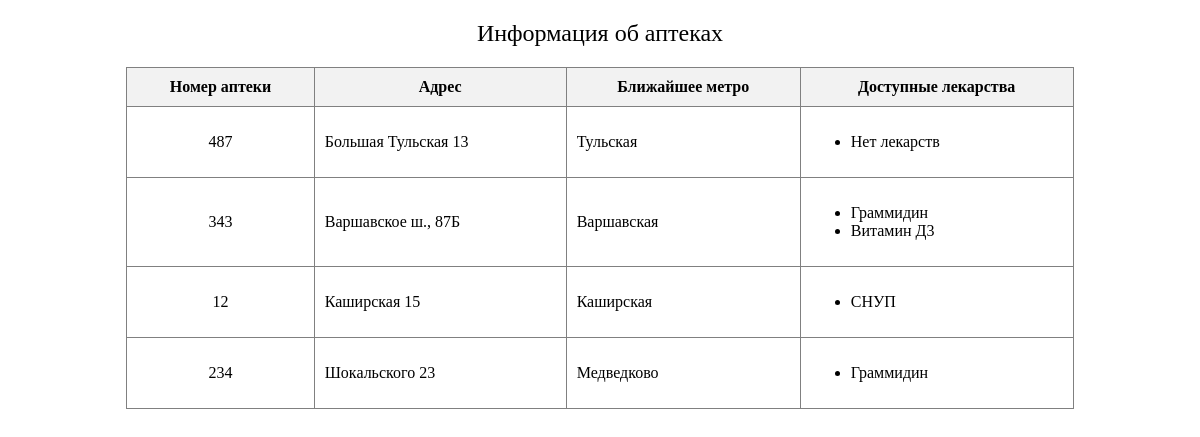
Before: /pharmacy with the older database file.
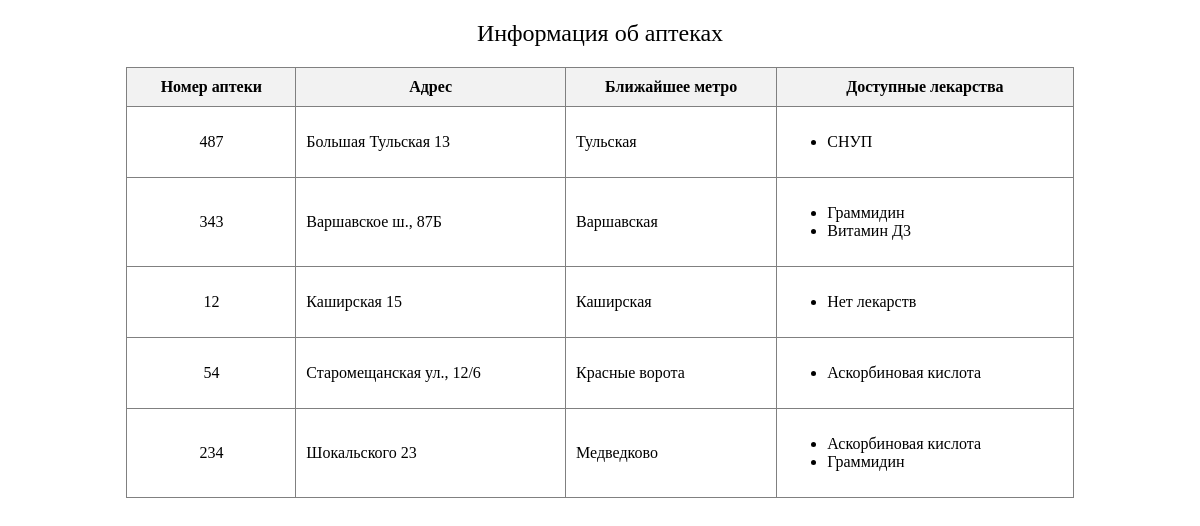
After: the same page with the newer database file.
### stockinfo/models.py (models this page shows, shortened)
class Pharmacy(models.Model):
    address = models.CharField(max_length=255, verbose_name='Адрес аптеки')
    number = models.IntegerField(verbose_name='Номер аптеки')
    metro_station = models.CharField(max_length=255, verbose_name='Ближайшее метро')
    class Meta:
        verbose_name_plural = 'Аптеки'
        verbose_name = 'Аптека'
        ordering = ['address']

class Medicine(models.Model):
    name = models.CharField(max_length=255, verbose_name='Название лекарства')
    dosage = models.CharField(max_length=255, verbose_name='Дозировка')
    quantity = models.IntegerField(verbose_name='Количество')
    manufacturer = models.CharField(max_length=255, verbose_name='Производитель')
    prescription_required = models.CharField(max_length=255, verbose_name='Условия отпуска')
    category = models.CharField(max_length=255, verbose_name='Категория')
    price = models.FloatField(null=True, blank=True, verbose_name='Цена')
    class Meta:
        verbose_name_plural = 'Лекарства'
        verbose_name = 'Лекарство'
        ordering = ['name']

### stockinfo/views.py (the view)
# urls.py: path('pharmacy', views.pharmacies1),
def pharmacies1(request):
    pharmacies_list = Pharmacy.objects.all()
    for pharmacy in pharmacies_list:
        pharmacy_medicines = Stock.objects.filter(pharmacy=pharmacy).select_related('medicine')
        pharmacy.medicines = [stock.medicine.name for stock in pharmacy_medicines]
    return render(request, "stockinfo/pharmacy2.html", {
        'var_ph': pharmacies_list,
    })

### stockinfo/templates/stockinfo/pharmacy2.html (shortened to what this page needs)
<!DOCTYPE html>
<html lang="ru">
<head>
</head>
<body>
    <div align="center" style="font-size: 24px; margin: 20px 5px">Информация об аптеках</div>
    <table align="center" border="1" cellpadding="10" cellspacing="0" style="border-collapse: collapse; width: 80%;">
        <thead>
            <tr>
                <th style="background-color: #f2f2f2;">Номер аптеки</th>
                <th style="background-color: #f2f2f2;">Адрес</th>
                <th style="background-color: #f2f2f2;">Ближайшее метро</th>
                <th style="background-color: #f2f2f2;">Доступные лекарства</th>
            </tr>
        </thead>
        <tbody>
            {% for pharmacy in var_ph %}
                <tr>
                    <td align="center">{{ pharmacy.number }}</td>
                    <td>{{ pharmacy.address }}</td>
                    <td>{{ pharmacy.metro_station }}</td>
                    <td>
                        <ul>
                            {% for medicine in pharmacy.medicines %}
                                <li>{{ medicine }}</li>
                            {% empty %}
                                <li>Нет лекарств</li>
                            {% endfor %}
                        </ul>
                    </td>
                </tr>
            {% endfor %}
        </tbody>

Changed rows visible on the page:
shown differently, row unchanged: Pharmacy "Большая Тульская 13": no longer shows "Нет лекарств"
shown differently, row unchanged: Pharmacy "Каширская 15": now shows "Нет лекарств"
added Pharmacy: number "54", address "Старомещанская ул., 12/6", metro_station "Красные ворота"
added Medicine: medicines "Аскорбиновая кислота" "Аскорбиновая кислота"
Other visible differences:
new list line: "СНУП"
list line gone: "СНУП"
